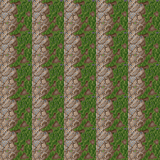

Tiled map render using the project's own tile images. Description and the whole map definition, tile-layer contents included, below:
An orthogonal 5x5 tile map with 32x32 px tiles, 1 tile layer (Tile Layer 1).

<map version="1.2" tiledversion="1.2.2" orientation="orthogonal" renderorder="right-down" width="5" height="5" tilewidth="32" tileheight="32" infinite="0" nextlayerid="2" nextobjectid="1">
 <tileset firstgid="1" source="../../Textures/TileSet_001.tsx" />
 <layer id="1" name="Tile Layer 1" width="5" height="5">
  <data encoding="csv">
19,19,19,19,19,
19,19,19,19,19,
19,19,19,19,19,
19,19,19,19,19,
19,19,19,19,19
</data>
 </layer>
</map>
